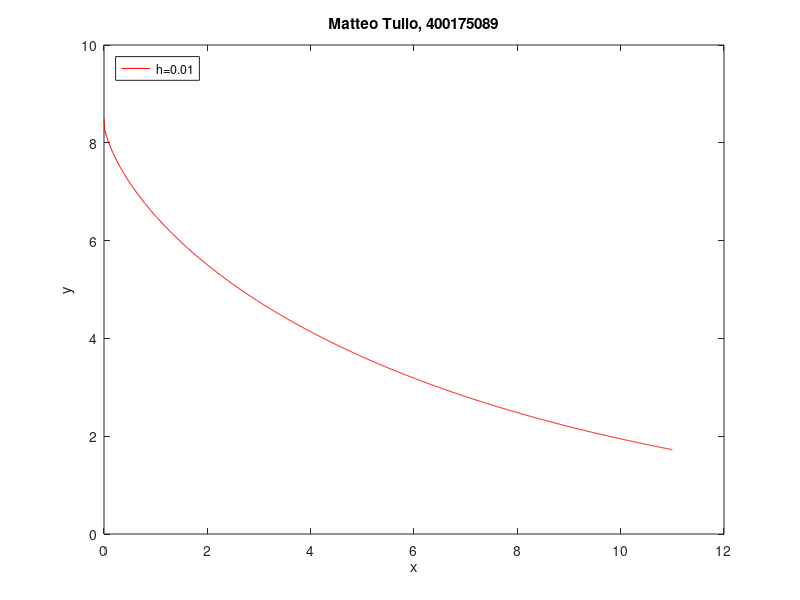

Here is the MATLAB script that generated this plot:
h = 0.01;
X = 11;
N = round(X/h);

x = zeros(1,N+1);
y = zeros(1,N+1);

x(1) = 0;
y(1) = 8.49;

for n = 1:N
    x(n+1) = x(n) + h;
    y(n+1) = y(n) + h*(-1*y(n)/((8.5^2-y(n)^2)^(0.5)));
end

plot(x,y,"r");
title('Matteo Tullo, 400175089');
legend('h=0.01',...
       'Location','NorthWest');
xlabel('x'); ylabel('y');